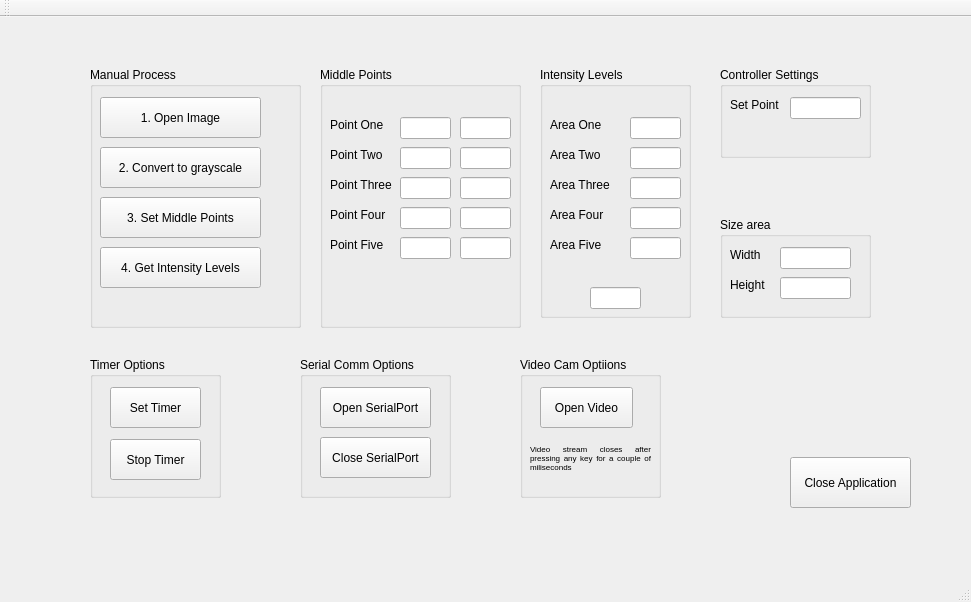
<?xml version="1.0" encoding="UTF-8"?>
<ui version="4.0">
 <class>MainWindow</class>
 <widget class="QMainWindow" name="MainWindow">
  <property name="geometry">
   <rect>
    <x>0</x>
    <y>0</y>
    <width>971</width>
    <height>602</height>
   </rect>
  </property>
  <property name="windowTitle">
   <string>MainWindow</string>
  </property>
  <widget class="QWidget" name="centralWidget">
   <widget class="QGroupBox" name="groupBox">
    <property name="geometry">
     <rect>
      <x>90</x>
      <y>340</y>
      <width>131</width>
      <height>141</height>
     </rect>
    </property>
    <property name="title">
     <string>Timer Options</string>
    </property>
    <widget class="QPushButton" name="stopTimer">
     <property name="geometry">
      <rect>
       <x>20</x>
       <y>82</y>
       <width>91</width>
       <height>41</height>
      </rect>
     </property>
     <property name="text">
      <string>Stop Timer</string>
     </property>
    </widget>
    <widget class="QPushButton" name="setTimer">
     <property name="geometry">
      <rect>
       <x>20</x>
       <y>30</y>
       <width>91</width>
       <height>41</height>
      </rect>
     </property>
     <property name="text">
      <string>Set Timer</string>
     </property>
    </widget>
   </widget>
   <widget class="QGroupBox" name="groupBox_4">
    <property name="geometry">
     <rect>
      <x>90</x>
      <y>50</y>
      <width>211</width>
      <height>261</height>
     </rect>
    </property>
    <property name="title">
     <string>Manual Process</string>
    </property>
    <widget class="QPushButton" name="OpenImageButton">
     <property name="geometry">
      <rect>
       <x>10</x>
       <y>30</y>
       <width>161</width>
       <height>41</height>
      </rect>
     </property>
     <property name="text">
      <string>1. Open Image</string>
     </property>
    </widget>
    <widget class="QPushButton" name="grayScale">
     <property name="geometry">
      <rect>
       <x>10</x>
       <y>80</y>
       <width>161</width>
       <height>41</height>
      </rect>
     </property>
     <property name="text">
      <string>2. Convert to grayscale</string>
     </property>
    </widget>
    <widget class="QPushButton" name="middlePoints">
     <property name="geometry">
      <rect>
       <x>10</x>
       <y>130</y>
       <width>161</width>
       <height>41</height>
      </rect>
     </property>
     <property name="text">
      <string>3. Set Middle Points</string>
     </property>
    </widget>
    <widget class="QPushButton" name="getIntensity">
     <property name="geometry">
      <rect>
       <x>10</x>
       <y>180</y>
       <width>161</width>
       <height>41</height>
      </rect>
     </property>
     <property name="text">
      <string>4. Get Intensity Levels</string>
     </property>
    </widget>
   </widget>
   <widget class="QGroupBox" name="groupBox_7">
    <property name="geometry">
     <rect>
      <x>720</x>
      <y>200</y>
      <width>151</width>
      <height>101</height>
     </rect>
    </property>
    <property name="title">
     <string>Size area</string>
    </property>
    <widget class="QLineEdit" name="widthArea">
     <property name="geometry">
      <rect>
       <x>60</x>
       <y>30</y>
       <width>71</width>
       <height>22</height>
      </rect>
     </property>
    </widget>
    <widget class="QLineEdit" name="hightArea">
     <property name="geometry">
      <rect>
       <x>60</x>
       <y>60</y>
       <width>71</width>
       <height>22</height>
      </rect>
     </property>
    </widget>
    <widget class="QLabel" name="label_12">
     <property name="geometry">
      <rect>
       <x>10</x>
       <y>30</y>
       <width>55</width>
       <height>16</height>
      </rect>
     </property>
     <property name="text">
      <string>Width</string>
     </property>
    </widget>
    <widget class="QLabel" name="label_13">
     <property name="geometry">
      <rect>
       <x>10</x>
       <y>60</y>
       <width>55</width>
       <height>16</height>
      </rect>
     </property>
     <property name="text">
      <string>Height</string>
     </property>
    </widget>
   </widget>
   <widget class="QGroupBox" name="groupBox_5">
    <property name="geometry">
     <rect>
      <x>320</x>
      <y>50</y>
      <width>201</width>
      <height>261</height>
     </rect>
    </property>
    <property name="title">
     <string>Middle Points</string>
    </property>
    <widget class="QLabel" name="label_2">
     <property name="geometry">
      <rect>
       <x>10</x>
       <y>50</y>
       <width>61</width>
       <height>16</height>
      </rect>
     </property>
     <property name="text">
      <string>Point One</string>
     </property>
    </widget>
    <widget class="QLabel" name="label_3">
     <property name="geometry">
      <rect>
       <x>10</x>
       <y>80</y>
       <width>71</width>
       <height>16</height>
      </rect>
     </property>
     <property name="text">
      <string>Point Two</string>
     </property>
    </widget>
    <widget class="QLabel" name="label_4">
     <property name="geometry">
      <rect>
       <x>10</x>
       <y>110</y>
       <width>71</width>
       <height>16</height>
      </rect>
     </property>
     <property name="text">
      <string>Point Three</string>
     </property>
    </widget>
    <widget class="QLabel" name="label_5">
     <property name="geometry">
      <rect>
       <x>10</x>
       <y>140</y>
       <width>71</width>
       <height>16</height>
      </rect>
     </property>
     <property name="text">
      <string>Point Four</string>
     </property>
    </widget>
    <widget class="QLabel" name="label_6">
     <property name="geometry">
      <rect>
       <x>10</x>
       <y>170</y>
       <width>71</width>
       <height>16</height>
      </rect>
     </property>
     <property name="text">
      <string>Point Five</string>
     </property>
    </widget>
    <widget class="QLineEdit" name="P_one_cols">
     <property name="geometry">
      <rect>
       <x>80</x>
       <y>50</y>
       <width>51</width>
       <height>22</height>
      </rect>
     </property>
    </widget>
    <widget class="QLineEdit" name="P_two_cols">
     <property name="geometry">
      <rect>
       <x>80</x>
       <y>80</y>
       <width>51</width>
       <height>22</height>
      </rect>
     </property>
    </widget>
    <widget class="QLineEdit" name="P_three_cols">
     <property name="geometry">
      <rect>
       <x>80</x>
       <y>110</y>
       <width>51</width>
       <height>22</height>
      </rect>
     </property>
    </widget>
    <widget class="QLineEdit" name="P_four_cols">
     <property name="geometry">
      <rect>
       <x>80</x>
       <y>140</y>
       <width>51</width>
       <height>22</height>
      </rect>
     </property>
    </widget>
    <widget class="QLineEdit" name="P_five_cols">
     <property name="geometry">
      <rect>
       <x>80</x>
       <y>170</y>
       <width>51</width>
       <height>22</height>
      </rect>
     </property>
    </widget>
    <widget class="QLineEdit" name="P_four_rows">
     <property name="geometry">
      <rect>
       <x>140</x>
       <y>140</y>
       <width>51</width>
       <height>22</height>
      </rect>
     </property>
    </widget>
    <widget class="QLineEdit" name="P_two_rows">
     <property name="geometry">
      <rect>
       <x>140</x>
       <y>80</y>
       <width>51</width>
       <height>22</height>
      </rect>
     </property>
    </widget>
    <widget class="QLineEdit" name="P_five_rows">
     <property name="geometry">
      <rect>
       <x>140</x>
       <y>170</y>
       <width>51</width>
       <height>22</height>
      </rect>
     </property>
    </widget>
    <widget class="QLineEdit" name="P_one_rows">
     <property name="geometry">
      <rect>
       <x>140</x>
       <y>50</y>
       <width>51</width>
       <height>22</height>
      </rect>
     </property>
    </widget>
    <widget class="QLineEdit" name="P_three_rows">
     <property name="geometry">
      <rect>
       <x>140</x>
       <y>110</y>
       <width>51</width>
       <height>22</height>
      </rect>
     </property>
    </widget>
   </widget>
   <widget class="QGroupBox" name="groupBox_3">
    <property name="geometry">
     <rect>
      <x>520</x>
      <y>340</y>
      <width>141</width>
      <height>141</height>
     </rect>
    </property>
    <property name="title">
     <string>Video Cam Optiions</string>
    </property>
    <widget class="QPushButton" name="openVideoCam">
     <property name="geometry">
      <rect>
       <x>20</x>
       <y>30</y>
       <width>93</width>
       <height>41</height>
      </rect>
     </property>
     <property name="text">
      <string>Open Video</string>
     </property>
    </widget>
    <widget class="QLabel" name="label">
     <property name="geometry">
      <rect>
       <x>10</x>
       <y>70</y>
       <width>121</width>
       <height>61</height>
      </rect>
     </property>
     <property name="sizePolicy">
      <sizepolicy hsizetype="Preferred" vsizetype="Preferred">
       <horstretch>0</horstretch>
       <verstretch>0</verstretch>
      </sizepolicy>
     </property>
     <property name="font">
      <font>
       <pointsize>6</pointsize>
       <kerning>true</kerning>
      </font>
     </property>
     <property name="autoFillBackground">
      <bool>false</bool>
     </property>
     <property name="text">
      <string>Video stream closes after pressing any key for a couple of miliseconds</string>
     </property>
     <property name="textFormat">
      <enum>Qt::AutoText</enum>
     </property>
     <property name="alignment">
      <set>Qt::AlignJustify|Qt::AlignVCenter</set>
     </property>
     <property name="wordWrap">
      <bool>true</bool>
     </property>
    </widget>
   </widget>
   <widget class="QGroupBox" name="groupBox_8">
    <property name="geometry">
     <rect>
      <x>720</x>
      <y>50</y>
      <width>151</width>
      <height>91</height>
     </rect>
    </property>
    <property name="title">
     <string>Controller Settings</string>
    </property>
    <widget class="QLabel" name="label_14">
     <property name="geometry">
      <rect>
       <x>10</x>
       <y>30</y>
       <width>61</width>
       <height>16</height>
      </rect>
     </property>
     <property name="text">
      <string>Set Point</string>
     </property>
    </widget>
    <widget class="QLineEdit" name="setPoint">
     <property name="geometry">
      <rect>
       <x>70</x>
       <y>30</y>
       <width>71</width>
       <height>22</height>
      </rect>
     </property>
    </widget>
   </widget>
   <widget class="QPushButton" name="closeApp">
    <property name="geometry">
     <rect>
      <x>790</x>
      <y>440</y>
      <width>121</width>
      <height>51</height>
     </rect>
    </property>
    <property name="text">
     <string>Close Application</string>
    </property>
   </widget>
   <widget class="QGroupBox" name="groupBox_6">
    <property name="geometry">
     <rect>
      <x>540</x>
      <y>50</y>
      <width>151</width>
      <height>251</height>
     </rect>
    </property>
    <property name="title">
     <string>Intensity Levels</string>
    </property>
    <widget class="QLabel" name="label_11">
     <property name="geometry">
      <rect>
       <x>10</x>
       <y>170</y>
       <width>71</width>
       <height>16</height>
      </rect>
     </property>
     <property name="text">
      <string>Area Five</string>
     </property>
    </widget>
    <widget class="QLabel" name="label_7">
     <property name="geometry">
      <rect>
       <x>10</x>
       <y>80</y>
       <width>71</width>
       <height>16</height>
      </rect>
     </property>
     <property name="text">
      <string>Area Two</string>
     </property>
    </widget>
    <widget class="QLabel" name="label_10">
     <property name="geometry">
      <rect>
       <x>10</x>
       <y>110</y>
       <width>71</width>
       <height>16</height>
      </rect>
     </property>
     <property name="text">
      <string>Area Three</string>
     </property>
    </widget>
    <widget class="QLabel" name="label_9">
     <property name="geometry">
      <rect>
       <x>10</x>
       <y>50</y>
       <width>61</width>
       <height>16</height>
      </rect>
     </property>
     <property name="text">
      <string>Area One</string>
     </property>
    </widget>
    <widget class="QLabel" name="label_8">
     <property name="geometry">
      <rect>
       <x>10</x>
       <y>140</y>
       <width>71</width>
       <height>16</height>
      </rect>
     </property>
     <property name="text">
      <string>Area Four</string>
     </property>
    </widget>
    <widget class="QLineEdit" name="intensityLevel_1">
     <property name="geometry">
      <rect>
       <x>90</x>
       <y>50</y>
       <width>51</width>
       <height>22</height>
      </rect>
     </property>
    </widget>
    <widget class="QLineEdit" name="intensityLevel_2">
     <property name="geometry">
      <rect>
       <x>90</x>
       <y>80</y>
       <width>51</width>
       <height>22</height>
      </rect>
     </property>
    </widget>
    <widget class="QLineEdit" name="intensityLevel_3">
     <property name="geometry">
      <rect>
       <x>90</x>
       <y>110</y>
       <width>51</width>
       <height>22</height>
      </rect>
     </property>
    </widget>
    <widget class="QLineEdit" name="intensityLevel_4">
     <property name="geometry">
      <rect>
       <x>90</x>
       <y>140</y>
       <width>51</width>
       <height>22</height>
      </rect>
     </property>
    </widget>
    <widget class="QLineEdit" name="intensityLevel_5">
     <property name="geometry">
      <rect>
       <x>90</x>
       <y>170</y>
       <width>51</width>
       <height>22</height>
      </rect>
     </property>
    </widget>
    <widget class="QLineEdit" name="intensityLevel">
     <property name="geometry">
      <rect>
       <x>50</x>
       <y>220</y>
       <width>51</width>
       <height>22</height>
      </rect>
     </property>
    </widget>
   </widget>
   <widget class="QGroupBox" name="groupBox_2">
    <property name="geometry">
     <rect>
      <x>300</x>
      <y>340</y>
      <width>151</width>
      <height>141</height>
     </rect>
    </property>
    <property name="title">
     <string>Serial Comm Options</string>
    </property>
    <widget class="QPushButton" name="closeSerialPort">
     <property name="geometry">
      <rect>
       <x>20</x>
       <y>80</y>
       <width>111</width>
       <height>41</height>
      </rect>
     </property>
     <property name="text">
      <string>Close SerialPort</string>
     </property>
    </widget>
    <widget class="QPushButton" name="openSerialPort">
     <property name="geometry">
      <rect>
       <x>20</x>
       <y>30</y>
       <width>111</width>
       <height>41</height>
      </rect>
     </property>
     <property name="text">
      <string>Open SerialPort</string>
     </property>
    </widget>
   </widget>
  </widget>
  <widget class="QMenuBar" name="menuBar">
   <property name="geometry">
    <rect>
     <x>0</x>
     <y>0</y>
     <width>971</width>
     <height>26</height>
    </rect>
   </property>
  </widget>
  <widget class="QToolBar" name="mainToolBar">
   <attribute name="toolBarArea">
    <enum>TopToolBarArea</enum>
   </attribute>
   <attribute name="toolBarBreak">
    <bool>false</bool>
   </attribute>
  </widget>
  <widget class="QStatusBar" name="statusBar"/>
 </widget>
 <layoutdefault spacing="6" margin="11"/>
 <resources/>
 <connections/>
</ui>
